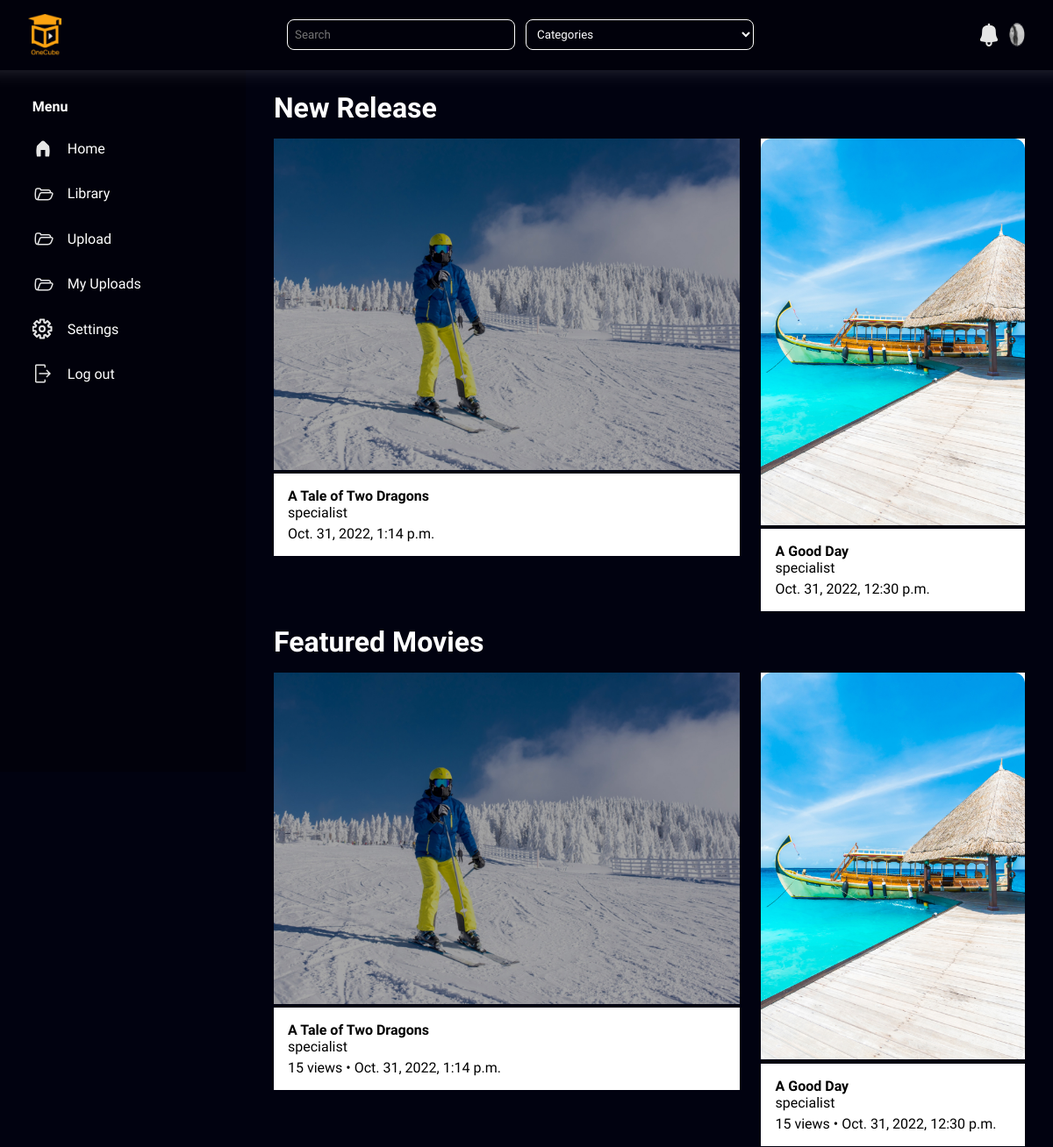
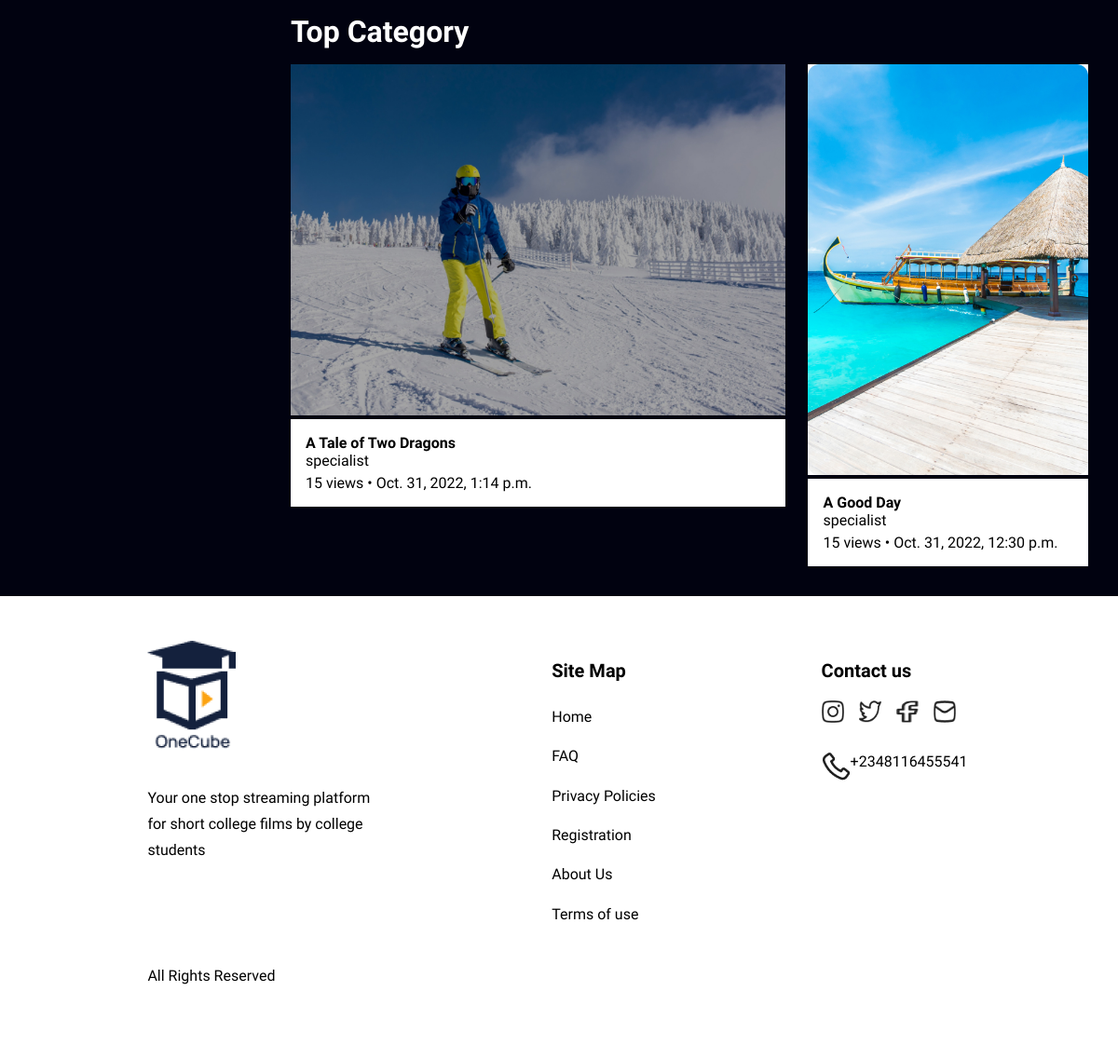
Screenshot of /dashboard/2 (signed in) with the database file from the repository (2 pictures, top to bottom).
### movie/models.py (models this page shows, shortened)
class Movie(models.Model):
    title = models.CharField(max_length=250)
    description = models.CharField(max_length=250)
    thumbnail = models.ImageField(upload_to='movies/thumbnails/%y%m%d', null=True, blank=True)
    movie = models.FileField(upload_to='movies/movie/%y%m%d', validators=[validate_file_extension], null=True)
    category =  models.TextField(choices=CATEGORY_CHOICES)
    uploader = models.ForeignKey(User, on_delete=models.CASCADE)
    length = models.CharField(max_length=100, null=True, blank=True)
    upload_date = models.DateTimeField(auto_now_add=True, null=True)
    favourites = models.ManyToManyField(User, related_name='favourite', default=None, blank=True)
    likes = models.ManyToManyField(User, default=0, related_name='movie_likes')
    dislikes = models.ManyToManyField(User, default=0, related_name='movie_dislikes')

### users/models.py (models this page shows, shortened)
class NewUser(AbstractBaseUser, PermissionsMixin):
    reg_number = models.CharField(max_length=10)
    email = models.EmailField(_('email address'), unique= True)
    college_name = models.CharField(max_length=100)
    username = models.CharField(max_length=150, blank=True)
    first_name = models.CharField(max_length=150, blank=True)
    last_name = models.CharField(max_length=150, null=True, blank=True)
    start_date = models.DateTimeField(default=timezone.now)
    is_staff = models.BooleanField(default=False)
    is_active = models.BooleanField(default=True)
    otp = models.CharField(max_length=6, null=True, blank=True)
    objects = CustomAccountManager()
    USERNAME_FIELD = "email"
    REQUIRED_FIELDS = []

### movie/views.py (the view)
# urls.py: path('dashboard/<int:pk>', dashboard, name="dashboard"),
def dashboard(request, pk):
    if request.user.id != pk:
        permission_error = 'You Have No Permission To Be Here !!!'
        return render(request, 'dashboard.html', {'permission_error':permission_error})
    film = Movie.objects.all().order_by('-upload_date')
    cats = Category.objects.all()
    data = {
        'film': film,
        'cats': cats,
    }
    return render(request, 'dashboard.html', data)

### movie/models.py (called while the page is built)
    def __str__(self):
        return self.name

### templates/dashboard.html (shortened to what this page needs)
{%load static%}
<!DOCTYPE html>
<html lang="en">
<head>
    <link rel="stylesheet" href="{%static 'css/dashboard.css'%}">
</head>
<body>
    <header class="header-for-desktop">
        <img class="logo" src="{%static 'desktop-logo.png'%}" alt="">
        <div class="search-fields">
            <input type="search" name="" id="" placeholder="Search">
            <select name="categories" id="" >
                <option value="Movies">Categories</option>
            </select>
        </div>
        <div class="notification-panel">
            <img src="{%static 'notification-icon.svg'%}" alt="">
            <img src="{%static 'Ellipse-13.png'%}" alt="">
        </div>
    </header>
    <nav id="menu">
        <h4 >Menu</h4>
        <ul>
            <li class="menu-items"><a href="{%url 'dashboard' user.id%}"><img src="{%static 'home-icon.svg'%}" alt=""> Home</a></li>
            <li class="menu-items"><a href="{%url 'library'%}"><img src="{%static 'library-icon.svg'%}" alt=""> Library</a></li>
            <li class="menu-items"><a href="{%url 'add_movie'%}"><img src="{%static 'library-icon.svg'%}" alt=""> Upload</a></li>
            <li class="menu-items"><a href="{%url 'my_videos'%}"><img src="{%static 'library-icon.svg'%}" alt=""> My Uploads</a></li>
            <li class="menu-items"><a href="{%url 'settings'%}"><img src="{%static 'settings-icon.svg'%}" alt=""> Settings</a></li>
            <li class="menu-items"><a href="{%url 'user_logout'%}"><img src="{%static 'logout-icon.svg'%}" alt=""> Log out</a></li>
        </ul>
    </nav>
    <main>
        <section>
            <h1>New Release</h1>
            <div class="gallery">
              {%for film in film%}
                <div class="movie">
                  <a href="{%url 'detail' film.id%}">
                  <video width="100%"  {%if film.thumbnail%} poster="{{film.thumbnail.url}}"{%endif%}>
                    <source src ="{{film.movie.url}}" type="video/mp4">
                  </video></a>
                    <div class="video-description">
                        <h4 class="movie-title">{{film.title}}</h4>
                        <span class="category">{{film.uploader.username}}</span>
                        <div>
                            <span class="date-uploaded">{{film.upload_date}}</span>
                        </div>
                    </div>
                </div>
                {%endfor%}
            </div>
        </section>
        <section>
            <h1>Featured Movies</h1>
            <div class="gallery">
              {%for film in film%}
              <div class="movie">
                <a href="{%url 'detail' film.id%}">
                <video width="100%" {%if film.thumbnail%} poster="{{film.thumbnail.url}}" {%endif%}>
                  <source src ="{{film.movie.url}}" type="video/mp4">
                </video></a>
                  <div class="video-description">
                      <h4 class="movie-title">{{film.title}}</h4>
                      <span class="category">{{film.uploader.username}}</span>
                      <div>
                          <span class="views">15 views</span>
                          •
                          <span class="date-uploaded">{{film.upload_date}}</span>
                      </div>
                  </div>
              </div>
              {%endfor%}
            </div>
        </section>
        <section>
            <h1>Top Category</h1>
            <div class="gallery">
              {%for film in film%}
              <div class="movie">
                <a href="{%url 'detail' film.id%}">
                <video width="100%" {%if film.thumbnail%} poster="{{film.thumbnail.url}}" {%endif%}>
                  <source src ="{{film.movie.url}}" type="video/mp4">
                </video></a>
                  <div class="video-description">
                      <h4 class="movie-title">{{film.title}}</h4>
                      <span class="category">{{film.uploader.username}}</span>
                      <div>
                          <span class="views">15 views</span>
                          •
                          <span class="date-uploaded">{{film.upload_date}}</span>
                      </div>
                  </div>
              </div>
              {%endfor%}
            </div>
        </section>
    </main>
    <footer>
        <section>
            <div>
                <img src="{%static 'desktop-footer-logo.png'%}" alt="">
                <p>Your one stop streaming platform for short college films by college students</p>
            </div>
            <div class="site-map">
                <h4>Site Map</h4>
                <ul>
                    <li><a href="{%url 'dashboard' user.id%}">Home</a> </li>
                    <li><a href="">FAQ</a> </li>
                    <li><a href="">Privacy Policies</a> </li>
                    <li><a href="">Registration</a></li>
                    <li><a href="">About Us</a></li>
                    <li><a href="{%url 'terms'%}">Terms of use</a></li>
                </ul>
            </div>
            <div class="contact">
                <h4>Contact us</h4>
                <div class="social-links">
                    <img src="{%static 'desktop-insta.png'%}" alt="">
                    <img src="{%static 'desktop-twitter.png'%}" alt="">
                    <img src="{%static 'desktop-fb.png'%}" alt="">
                    <img src="{%static 'desktop-mail.png'%}" alt="">
                </div>
                <div class="phone">
                    <img src="{%static 'desktop-phone.png'%}" alt="">
                    <p>+2348116455541</p>
                </div>
            </div>
        </section>
        <p class="rights">All Rights Reserved</p>
    </footer>
</body>
</html>

### static/css/dashboard.css (style rules this page uses)
* { margin: 0; padding: 0; box-sizing: border-box; font-family: 'Raleway', 'Segoe UI'; }
body { position: relative; overflow-x: hidden; background-color: #010210; }
.header-for-desktop { display: none; }
.header-for-mobile .search-fields input, select { border-top: 4px solid #FCA311; border-right: 8px solid #FCA311; border-bottom: 4px solid #FCA311; border-left: 8px solid #FCA311; border-radius: 8px; width: 100%; padding: 0.6em; margin-left: 12px; }
.notification-panel { display: flex; }
.notification-panel * + * { padding-left: 12px; }
.logo { width: 38px; }
nav { color: white; position: absolute; top: 0; right: 100vw; width: 100%; height: 100vh; background-color: #01010B; padding: 2.5em 0 0 3em; transition: 500ms ease-in-out all; }
nav h4 { margin: 1em 0; }
nav a { display: flex; align-items: center; justify-content: start; color: white; text-decoration: none; }
li { list-style: none; line-height: 40px; margin: 0.4em 0; }
li a img { margin-right: 16px; }
main { padding: 2em; background-color: #010210; }
.gallery { display: flex; gap: 24px; overflow-x: scroll; }
.movie { display: flex; flex-direction: column; width: fit-content; }
section h1 { font-size: 2em; color: white; margin: 0.5em 0; }
.video-description { padding: 1em; background-color: white; }
.video-description * + * { margin-top: 0.3em; }
footer { background: white; padding: 3em; }
footer section { display: flex; flex-direction: column; justify-content: center; align-items: center; text-align: center; width: 80%; margin: auto; }
footer h4 { font-size: 22px; font-weight: 600; margin: 1em 0; }
footer li { list-style-type: none; line-height: 25px; }
footer a { text-decoration: none; color: black; }
footer .rights { text-align: center; }
footer .social-links { display: flex; }
footer .social-links img { width: 24px; height: 24px; margin-right: 1em; }
footer .phone { display: flex; margin: 2em 0; }
@media (min-width: 768px) { footer section { flex-direction: row; justify-content: space-between; align-items: start; text-align: left; width: 80%; margin: auto; flex-basis: 100%; } }
@media (min-width: 768px) { footer section div:first-child p { width: 16em; margin: 2em 0; line-height: 28px; } }
@media (min-width: 768px) { footer h4 { font-size: 20px; font-weight: 600; margin: 1em 0; } }
@media (min-width: 768px) { footer li { list-style-type: none; line-height: 36px; } }
@media (min-width: 768px) { footer .rights { width: 80%; text-align: left; margin: 2em auto; } }
@media (min-width: 768px) { footer .social-links img { width: 24px; height: 24px; } }
@media screen and (min-width: 768px) { .header-for-desktop { position: fixed; width: 100%; z-index: 1; display: flex; justify-content: space-between; align-items: center; padding: 1em 2em; background-color: #01010B; box-shadow: 0px -20px 21px 20px rgb(255 255 255 / 18%); } }
@media screen and (min-width: 768px) { .header-for-desktop .search-fields { display: flex; justify-content: center; width: 90%; } }
@media screen and (min-width: 768px) { .header-for-desktop .search-fields input, select { border: 1px solid white; background: transparent; color: white; border-radius: 8px; width: 30%; max-width: 260px; padding: 0.6em; } }
@media screen and (min-width: 768px) { nav { position: fixed; top: unset; left: 0; width: 280px; max-width: 300px; margin-top: 5em; padding: 1em 0 0 2.3em; transition: 0ms ease-in-out all; } }
@media screen and (min-width: 768px) { nav h4 { margin: 1em 0; } }
@media screen and (min-width: 768px) { nav a { display: flex; align-items: center; justify-content: start; color: white; text-decoration: none; } }
@media screen and (min-width: 768px) { li { list-style: none; line-height: 45px; } }
@media screen and (min-width: 768px) { li a img { margin-right: 16px; } }
@media screen and (min-width: 768px) { main { margin-left: 280px; padding-top: 5.5em; } }

### rows the page displays
Movie: title "A Tale of Two Dragons", uploader.username "specialist", upload_date "Oct. 31, 2022, 1:14 p.m."
Movie: title "A Good Day", uploader.username "specialist", upload_date "Oct. 31, 2022, 12:30 p.m."
